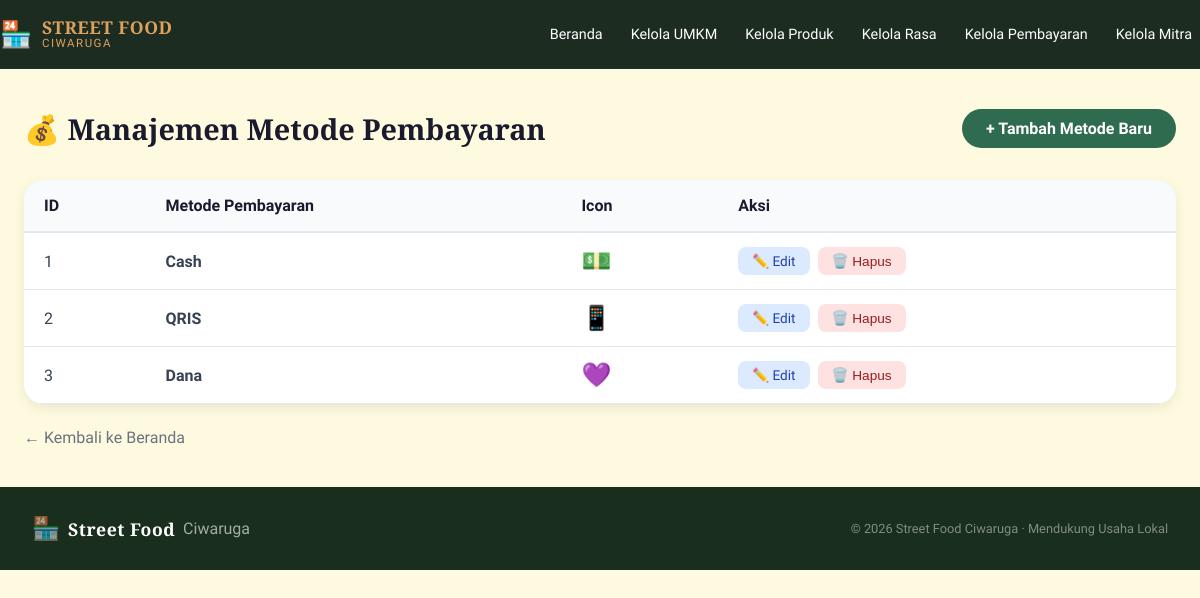
Page /bayar.php on the earlier database version.
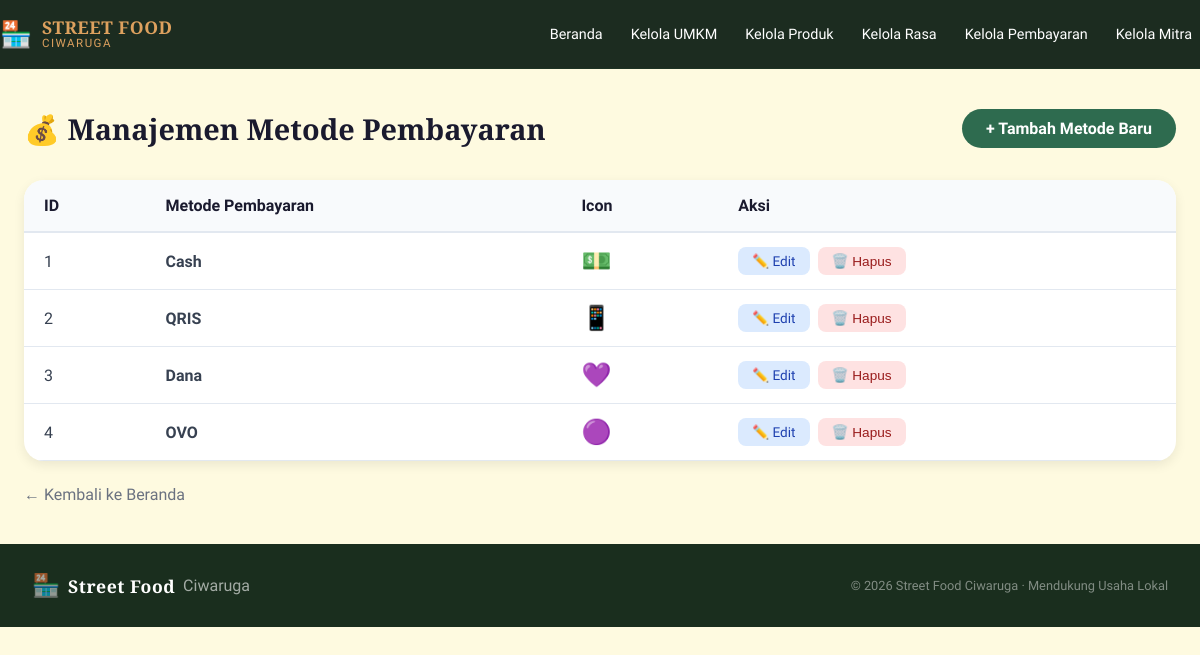
Same page on the later database version.
### tables this page shows
CREATE TABLE `metode_pembayaran` (
  `id_metode` int(11) NOT NULL,
  `nama_metode` varchar(100) NOT NULL
);

### bayar.php (the view, shortened to what this page needs)
<?php
require_once 'koneksi.php';
$query = "SELECT * FROM metode_pembayaran ORDER BY id_metode ASC";
$result = mysqli_query($koneksi, $query);
?>
<!DOCTYPE html>
<html lang="id">
<head>
  <link rel="stylesheet" href="style.css">
</head>
<body>
  <header class="navbar">
    <div class="nav-inner">
      <div class="brand">
        <span class="brand-icon">🏪</span>
        <div class="brand-text">
          <span class="brand-name">STREET FOOD</span>
          <span class="brand-sub">Ciwaruga</span>
        </div>
      </div>
      <nav class="nav-links">
        <a href="index.php">Beranda</a>
        <a href="umkm.php">Kelola UMKM</a>
        <a href="produk.php">Kelola Produk</a>
        <a href="kategori_rasa.php">Kelola Rasa</a>
        <a href="bayar.php">Kelola Pembayaran</a>
        <a href="mitra.php">Kelola Mitra</a>
      </nav>
    </div>
  </header>
  <div class="admin-container">
    <div class="admin-header">
      <h1>💰 Manajemen Metode Pembayaran</h1>
      <a href="tambah_bayar.php" class="btn-tambah">+ Tambah Metode Baru</a>
    </div>
    <div class="payment-table">
      <table>
        <thead>
          <tr>
            <th>ID</th>
            <th>Metode Pembayaran</th>
            <th>Icon</th>
            <th>Aksi</th>
          </tr>
        </thead>
        <tbody>
          <?php if (mysqli_num_rows($result) > 0): ?>
          <?php
                        $iconMap = [
                            'Cash' => '💵',
                            'QRIS' => '📱',
                            'Dana' => '💜',
                            'OVO' => '🟣',
                            'GoPay' => '🟢',
                            'LinkAja' => '🔵'
                        ];
                        while ($row = mysqli_fetch_assoc($result)):
                            $icon = $iconMap[$row['nama_metode']] ?? '💰';
                        ?>
          <tr>
            <td><?= $row['id_metode'] ?></td>
            <td>
              <strong><?= htmlspecialchars($row['nama_metode']) ?></strong>
            </td>
            <td style="font-size: 1.5rem;"><?= $icon ?></td>
            <td>
              <div class="action-buttons">
                <a href="edit_bayar.php?id=<?= $row['id_metode'] ?>" class="btn-edit">✏️ Edit</a>
                <button
                  onclick="confirmDelete(<?= $row['id_metode'] ?>, '<?= htmlspecialchars($row['nama_metode']) ?>')"
                  class="btn-delete">🗑️ Hapus</button>
              </div>
            </td>
          </tr>
          <?php endwhile; ?>
          <?php endif; ?>
        </tbody>
      </table>
    </div>
    <a href="index.php" class="back-link">← Kembali ke Beranda</a>
  </div>
  <footer class="footer">
    <div class="footer-inner">
      <div class="footer-brand">
        <span class="brand-icon">🏪</span>
        <span class="brand-name"> Street Food</span> Ciwaruga
      </div>
      <p class="footer-copy">© 2026 Street Food Ciwaruga · Mendukung Usaha Lokal</p>
    </div>
  </footer>
</body>
</html>

Differences in the rows shown:
added metode_pembayaran: id_metode "4", nama_metode "OVO", nama_metode "🟣"
